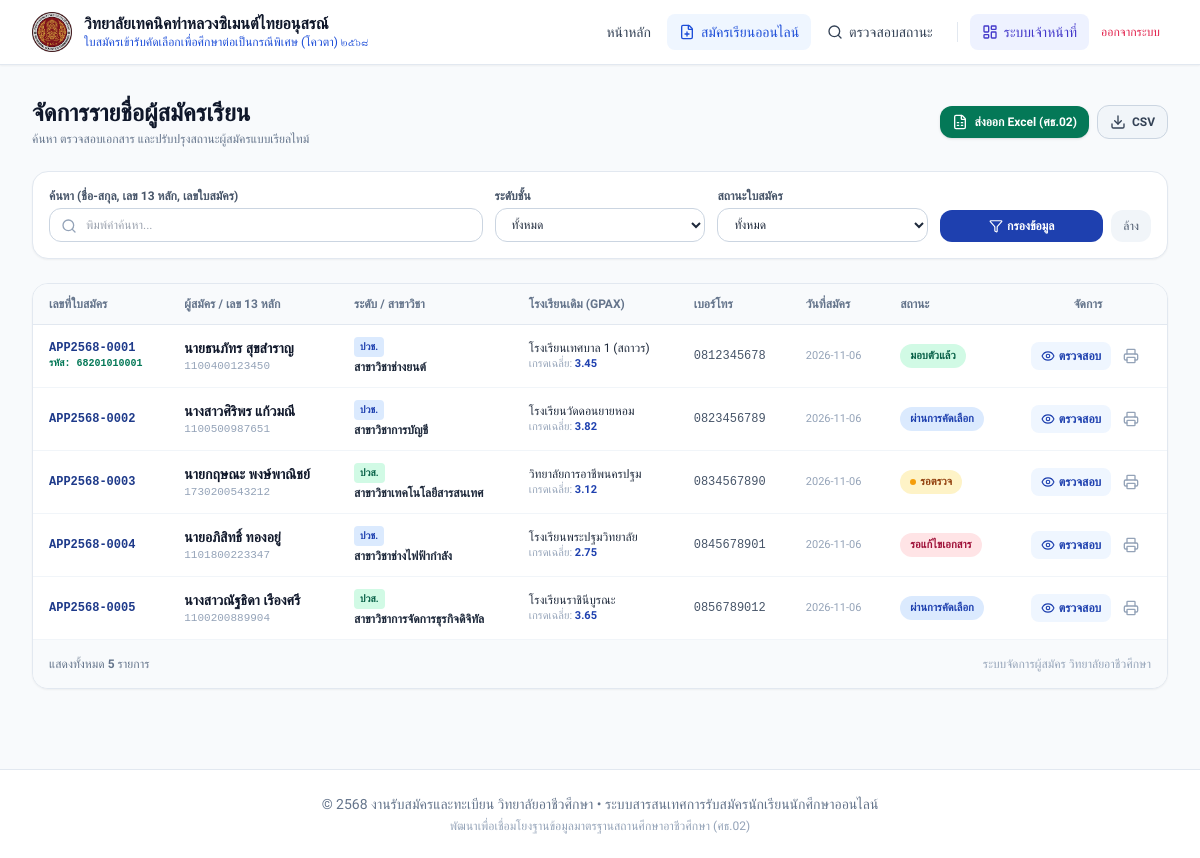
Screenshot of /admin/applicants (signed in) with the database file from the repository.
### tables this page shows
CREATE TABLE enrollments (
        id INTEGER PRIMARY KEY AUTOINCREMENT,
        applicant_id TEXT UNIQUE NOT NULL,
        student_id TEXT UNIQUE, -- รหัสนักศึกษา เช่น 68201010001
        guardian_name TEXT,
        guardian_relation TEXT,
        guardian_phone TEXT,
        witness_name TEXT,
        enrollment_date TEXT,
        payment_status TEXT DEFAULT 'PAID', -- PAID, PENDING, WAIVED
        notes TEXT,
        created_at TEXT NOT NULL,
        FOREIGN KEY (applicant_id) REFERENCES applicants(id)
    );

CREATE TABLE applicants (
        id TEXT PRIMARY KEY, -- APP2568-0001
        national_id TEXT UNIQUE NOT NULL, -- 13 หลัก
        title TEXT NOT NULL,
        first_name TEXT NOT NULL,
        last_name TEXT NOT NULL,
        birth_date TEXT NOT NULL, -- YYYY-MM-DD
        phone TEXT NOT NULL,
        email TEXT,
        gender TEXT NOT NULL,
        religion TEXT DEFAULT 'พุทธ',
        ethnicity TEXT DEFAULT 'ไทย',
        nationality TEXT DEFAULT 'ไทย',
        address_no TEXT,
        moo TEXT,
        tambon TEXT,
        amphur TEXT,
        province TEXT,
        zipcode TEXT,
        prev_school TEXT,
        prev_school_province TEXT,
        gpax REAL,
        level TEXT NOT NULL, -- ปวช. หรือ ปวส.
        major_id TEXT NOT NULL,
        parent_name TEXT,
        parent_relation TEXT,
        parent_phone TEXT,
        referral_source TEXT,
        referral_teacher TEXT,
        status TEXT DEFAULT 'PENDING_REVIEW', 
        -- PENDING_REVIEW: รอตรวจสอบเอกสาร
        -- DOCS_INCOMPLETE: เอกสารไม่ครบ/ต้องแก้ไข
        -- QUALIFIED: ผ่านการตรวจสอบ/มีสิทธิ์มอบตัว
        -- ENROLLED: มอบตัวแล้ว
        -- REJECTED: ไม่ผ่านเกณฑ์
        status_note TEXT,
        created_at TEXT NOT NULL,
        updated_at TEXT NOT NULL, apply_track TEXT, soi TEXT, road TEXT, current_grade TEXT, school_address_no TEXT, school_tambon TEXT, school_amphur TEXT, school_province TEXT, current_major TEXT, major_second_choice TEXT, father_name TEXT, father_age TEXT, father_job TEXT, mother_name TEXT, mother_age TEXT, mother_job TEXT,
        FOREIGN KEY (major_id) REFERENCES majors(id)
    );

CREATE TABLE majors (
        id TEXT PRIMARY KEY,
        code TEXT NOT NULL,
        name TEXT NOT NULL,
        level TEXT NOT NULL, -- ปวช. หรือ ปวส.
        quota INTEGER DEFAULT 40,
        is_active INTEGER DEFAULT 1
    );

### main.py (the view)
@app.get("/admin/applicants", response_class=HTMLResponse)
async def admin_applicants_list(
    request: Request,
    q: Optional[str] = None,
    level: Optional[str] = None,
    status: Optional[str] = None
):
    admin = get_admin_session(request)
    if not admin:
        return RedirectResponse(url="/admin/login")
    conn = get_db()
    cursor = conn.cursor()
    query = """
    SELECT a.*, m.name as major_name, m.code as major_code, e.student_id
    FROM applicants a
    JOIN majors m ON a.major_id = m.id
    LEFT JOIN enrollments e ON a.id = e.applicant_id
    WHERE 1=1
    """
    params = []
    if q:
        query += " AND (a.id LIKE ? OR a.first_name LIKE ? OR a.last_name LIKE ? OR a.national_id LIKE ?)"
        wild = f"%{q}%"
        params.extend([wild, wild, wild, wild])
    if level:
        query += " AND a.level = ?"
        params.append(level)
    if status:
        query += " AND a.status = ?"
        params.append(status)
    query += " ORDER BY a.created_at DESC"
    cursor.execute(query, params)
    applicants = [dict(r) for r in cursor.fetchall()]
    conn.close()
    return render_template(request, "admin/applicants.html", {
        "applicants": applicants,
        "query_q": q,
        "query_level": level,
        "query_status": status,
        "is_admin_logged_in": True
    })

### templates/admin/applicants.html (shortened to what this page needs)
{% extends "base.html" %}
{% block content %}
<div class="max-w-7xl mx-auto px-4 sm:px-6 lg:px-8 py-8">
    <div class="flex flex-col sm:flex-row sm:items-center justify-between gap-4 mb-6">
        <div>
            <h1 class="text-2xl font-extrabold text-slate-900">จัดการรายชื่อผู้สมัครเรียน</h1>
            <p class="text-xs text-slate-500 mt-0.5">ค้นหา ตรวจสอบเอกสาร และปรับปรุงสถานะผู้สมัครแบบเรียลไทม์</p>
        </div>
        <div class="flex items-center gap-2">
            <a href="/admin/export/std02-excel" class="px-3 py-2 bg-emerald-700 hover:bg-emerald-800 text-white font-semibold text-xs rounded-xl shadow transition flex items-center gap-1.5">
                <i data-lucide="file-spreadsheet" class="w-4 h-4"></i> ส่งออก Excel (ศธ.02)
            </a>
            <a href="/admin/export/std02-csv" class="px-3 py-2 bg-slate-100 hover:bg-slate-200 text-slate-700 border border-slate-300 font-semibold text-xs rounded-xl transition flex items-center gap-1.5">
                <i data-lucide="download" class="w-4 h-4"></i> CSV
            </a>
        </div>
    </div>
    <div class="bg-white p-4 rounded-2xl border border-slate-200 shadow-sm mb-6">
        <form action="/admin/applicants" method="GET" class="grid grid-cols-1 sm:grid-cols-5 gap-3">
            <div class="sm:col-span-2">
                <label class="block text-xs font-semibold text-slate-600 mb-1">ค้นหา (ชื่อ-สกุล, เลข 13 หลัก, เลขใบสมัคร)</label>
                <div class="relative">
                    <input type="text" name="q" value="{{ query_q or '' }}" placeholder="พิมพ์คำค้นหา..." class="w-full pl-9 pr-3 py-2 rounded-xl border border-slate-300 text-xs">
                    <i data-lucide="search" class="w-4 h-4 text-slate-400 absolute left-3 top-2.5"></i>
                </div>
            </div>
            <div>
                <label class="block text-xs font-semibold text-slate-600 mb-1">ระดับชั้น</label>
                <select name="level" class="w-full px-3 py-2 rounded-xl border border-slate-300 text-xs bg-white">
                    <option value="">ทั้งหมด</option>
                </select>
            </div>
            <div>
                <label class="block text-xs font-semibold text-slate-600 mb-1">สถานะใบสมัคร</label>
                <select name="status" class="w-full px-3 py-2 rounded-xl border border-slate-300 text-xs bg-white">
                    <option value="">ทั้งหมด</option>
                </select>
            </div>
            <div class="flex items-end gap-2">
                <button type="submit" class="flex-1 py-2 bg-brand-800 hover:bg-brand-900 text-white font-semibold text-xs rounded-xl transition flex items-center justify-center gap-1">
                    <i data-lucide="filter" class="w-3.5 h-3.5"></i> กรองข้อมูล
                </button>
                <a href="/admin/applicants" class="px-3 py-2 bg-slate-100 hover:bg-slate-200 text-slate-600 text-xs rounded-xl font-medium">ล้าง</a>
            </div>
        </form>
    </div>
    <div class="bg-white rounded-2xl border border-slate-200 shadow-sm overflow-hidden">
        <div class="overflow-x-auto">
            <table class="w-full text-left text-xs text-slate-600">
                <thead class="bg-slate-50 text-slate-500 uppercase font-bold border-b border-slate-200">
                    <tr>
                        <th class="py-3 px-4">เลขที่ใบสมัคร</th>
                        <th class="py-3 px-4">ผู้สมัคร / เลข 13 หลัก</th>
                        <th class="py-3 px-4">ระดับ / สาขาวิชา</th>
                        <th class="py-3 px-4">โรงเรียนเดิม (GPAX)</th>
                        <th class="py-3 px-4">เบอร์โทร</th>
                        <th class="py-3 px-4">วันที่สมัคร</th>
                        <th class="py-3 px-4">สถานะ</th>
                        <th class="py-3 px-4 text-center">จัดการ</th>
                    </tr>
                </thead>
                <tbody class="divide-y divide-slate-100">
                    {% for app in applicants %}
                    <tr class="hover:bg-slate-50/70 transition">
                        <td class="py-3 px-4 font-mono font-bold text-brand-900">
                            {{ app.id }}
                            {% if app.student_id %}
                            <div class="text-[10px] text-emerald-700 font-bold">รหัส: {{ app.student_id }}</div>
                            {% endif %}
                        </td>
                        <td class="py-3 px-4">
                            <div class="font-bold text-slate-900 text-sm">{{ app.title }}{{ app.first_name }} {{ app.last_name }}</div>
                            <div class="font-mono text-slate-400 text-[11px]">{{ app.national_id }}</div>
                        </td>
                        <td class="py-3 px-4">
                            <span class="inline-block px-1.5 py-0.5 rounded text-[10px] font-bold {% if app.level == 'ปวช.' %}bg-blue-100 text-blue-800{% else %}bg-emerald-100 text-emerald-800{% endif %}">
                                {{ app.level }}
                            </span>
                            <div class="font-semibold text-slate-800 mt-0.5">{{ app.major_name }}</div>
                        </td>
                        <td class="py-3 px-4">
                            <div class="text-slate-800">{{ app.prev_school or '-' }}</div>
                            <div class="text-[11px] text-slate-400">เกรดเฉลี่ย: <b class="text-brand-800">{{ app.gpax or '-' }}</b></div>
                        </td>
                        <td class="py-3 px-4 font-mono">{{ app.phone }}</td>
                        <td class="py-3 px-4 text-slate-400 text-[11px]">{{ app.created_at[:10] }}</td>
                        <td class="py-3 px-4">
                            {% if app.status == 'PENDING_REVIEW' %}
                            <span class="inline-flex items-center gap-1 px-2.5 py-1 rounded-full text-[11px] font-bold bg-amber-100 text-amber-800">
                                <span class="w-1.5 h-1.5 rounded-full bg-amber-500 animate-pulse"></span> รอตรวจ
                            </span>
                            {% elif app.status == 'DOCS_INCOMPLETE' %}
                            <span class="inline-flex items-center gap-1 px-2.5 py-1 rounded-full text-[11px] font-bold bg-rose-100 text-rose-800">
                                รอแก้ไขเอกสาร
                            </span>
                            {% elif app.status == 'QUALIFIED' %}
                            <span class="inline-flex items-center gap-1 px-2.5 py-1 rounded-full text-[11px] font-bold bg-blue-100 text-blue-800">
                                ผ่านการคัดเลือก
                            </span>
                            {% elif app.status == 'ENROLLED' %}
                            <span class="inline-flex items-center gap-1 px-2.5 py-1 rounded-full text-[11px] font-bold bg-emerald-100 text-emerald-800">
                                มอบตัวแล้ว
                            </span>
                            {% else %}
                            <span class="px-2.5 py-1 rounded-full text-[11px] font-bold bg-slate-100 text-slate-600">
                                {{ app.status }}
                            </span>
                            {% endif %}
                        </td>
                        <td class="py-3 px-4 text-center">
                            <div class="flex items-center justify-center gap-1.5">
                                <a href="/admin/applicant/{{ app.id }}" class="px-2.5 py-1.5 bg-brand-50 hover:bg-brand-100 text-brand-800 rounded-lg font-semibold text-xs flex items-center gap-1 transition">
                                    <i data-lucide="eye" class="w-3.5 h-3.5"></i> ตรวจสอบ
                                </a>
                                <a href="/download/application-pdf/{{ app.id }}" target="_blank" title="พิมพ์ใบสมัคร PDF" class="p-1.5 text-slate-400 hover:text-slate-700 hover:bg-slate-100 rounded-lg transition">
                                    <i data-lucide="printer" class="w-4 h-4"></i>
                                </a>
                            </div>
                        </td>
                    </tr>
                    {% else %}
                    <tr>
                        <td colspan="8" class="py-12 text-center text-slate-400">
                            ไม่พบข้อมูลผู้สมัครที่ตรงกับเงื่อนไขการค้นหา
                        </td>
                    </tr>
                    {% endfor %}
                </tbody>
            </table>
        </div>
        <div class="p-4 border-t border-slate-100 bg-slate-50 text-xs text-slate-500 flex justify-between items-center">
            <span>แสดงทั้งหมด <b>{{ applicants | length }}</b> รายการ</span>
            <span class="text-slate-400">ระบบจัดการผู้สมัคร วิทยาลัยอาชีวศึกษา</span>
        </div>
    </div>
</div>
{% endblock %}

### templates/base.html (style rules this page uses)
body { font-family: 'Sarabun', sans-serif; }

### rows the page displays
enrollments: id "APP2568-0001", student_id "68201010001", title "นาย", first_name "ธนภัทร", last_name "สุขสำราญ", national_id "1100400123450", level "ปวช.", major_name "สาขาวิชาช่างยนต์", prev_school "โรงเรียนเทศบาล 1 (สถาวร)", gpax "3.45", phone "0812345678", created_at "2026-11-06", shows "มอบตัวแล้ว"
applicants: id "APP2568-0002", title "นางสาว", first_name "ศิริพร", last_name "แก้วมณี", national_id "1100500987651", level "ปวช.", major_name "สาขาวิชาการบัญชี", prev_school "โรงเรียนวัดดอนยายหอม", gpax "3.82", phone "0823456789", created_at "2026-11-06", status "ผ่านการคัดเลือก"
applicants: id "APP2568-0003", title "นาย", first_name "กฤษณะ", last_name "พงษ์พาณิชย์", national_id "1730200543212", level "ปวส.", major_name "สาขาวิชาเทคโนโลยีสารสนเทศ", prev_school "วิทยาลัยการอาชีพนครปฐม", gpax "3.12", phone "0834567890", created_at "2026-11-06", status "PENDING_REVIEW" (drawn)
applicants: id "APP2568-0004", title "นาย", first_name "อภิสิทธิ์", last_name "ทองอยู่", national_id "1101800223347", level "ปวช.", major_name "สาขาวิชาช่างไฟฟ้ากำลัง", prev_school "โรงเรียนพระปฐมวิทยาลัย", gpax "2.75", phone "0845678901", created_at "2026-11-06", status "รอแก้ไขเอกสาร"
applicants: id "APP2568-0005", title "นางสาว", first_name "ณัฐธิดา", last_name "เรืองศรี", national_id "1100200889904", level "ปวส.", major_name "สาขาวิชาการจัดการธุรกิจดิจิทัล", prev_school "โรงเรียนราชินีบูรณะ", gpax "3.65", phone "0856789012", created_at "2026-11-06", status "ผ่านการคัดเลือก"

### other values shown
{{ applicants | length }} "5"
